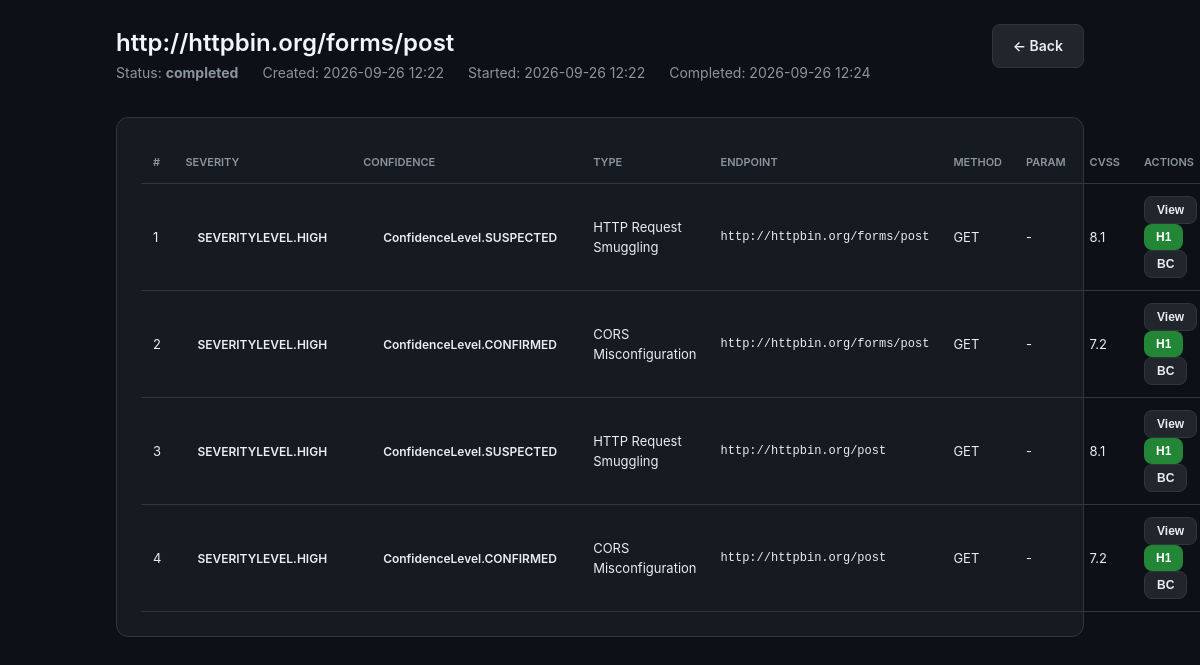
/scan/2, run on the app's committed database.
### app/models.py (models this page shows)
class ScanSession(Base):
    __tablename__ = "scan_sessions"
    id = Column(Integer, primary_key=True, autoincrement=True)
    target_url = Column(String(500), nullable=False)
    name = Column(String(200))
    status = Column(Enum(ScanStatus), default=ScanStatus.PENDING)
    config = Column(SQLiteJSON, default={})
    created_at = Column(DateTime, default=datetime.utcnow)
    started_at = Column(DateTime, nullable=True)
    completed_at = Column(DateTime, nullable=True)
    error_message = Column(Text, nullable=True)
    findings = relationship("Finding", back_populates="scan_session", cascade="all, delete-orphan")
    crawl_data = relationship("CrawlData", back_populates="scan_session", cascade="all, delete-orphan")
    __table_args__ = (
        Index("ix_scan_sessions_target_url", "target_url"),
        Index("ix_scan_sessions_status", "status"),
    )

class Finding(Base):
    __tablename__ = "findings"
    id = Column(Integer, primary_key=True, autoincrement=True)
    scan_session_id = Column(Integer, ForeignKey("scan_sessions.id", ondelete="CASCADE"), nullable=False)
    vuln_class = Column(String(100), nullable=False)
    endpoint = Column(String(500), nullable=False)
    method = Column(String(10), nullable=False)
    param = Column(String(100), nullable=True)
    confidence = Column(Enum(ConfidenceLevel), default=ConfidenceLevel.SUSPECTED)
    severity = Column(Enum(SeverityLevel), default=SeverityLevel.INFO)
    cvss_score = Column(Integer, nullable=True)
    cvss_vector = Column(String(100), nullable=True)
    evidence = Column(SQLiteJSON, default={})
    summary = Column(Text, nullable=True)
    description = Column(Text, nullable=True)
    steps_to_reproduce = Column(Text, nullable=True)
    impact = Column(Text, nullable=True)
    remediation = Column(Text, nullable=True)
    bugcrowd_vrt_category = Column(String(200), nullable=True)
    dedup_hash = Column(String(64), nullable=False, unique=True)
    created_at = Column(DateTime, default=datetime.utcnow)
    updated_at = Column(DateTime, default=datetime.utcnow, onupdate=datetime.utcnow)
    scan_session = relationship("ScanSession", back_populates="findings")
    __table_args__ = (
        Index("ix_findings_scan_session", "scan_session_id"),
        Index("ix_findings_vuln_class", "vuln_class"),
        Index("ix_findings_confidence", "confidence"),
        Index("ix_findings_severity", "severity"),
        Index("ix_findings_dedup_hash", "dedup_hash"),
    )

### app/server.py (the view)
@app.get("/scan/{scan_id}", response_class=HTMLResponse)
async def scan_detail(request: Request, scan_id: int):
    db = get_db_session()
    scan = db.query(ScanSession).filter(ScanSession.id == scan_id).first()
    if not scan:
        raise HTTPException(404, "Scan not found")
    findings = db.query(FindingModel).filter(FindingModel.scan_session_id == scan_id).all()
    db.close()
    return templates.TemplateResponse("scan_detail.html", {"request": request, "scan": scan, "findings": findings})

### app/templates/scan_detail.html (shortened to what this page needs)
<!DOCTYPE html>
<html lang="en">
<head>
</head>
<body>
    <div class="container">
        <header>
            <div>
                <h1>{{ scan.target_url }}</h1>
                <div class="scan-meta">
                    <span>Status: <strong>{{ scan.status.value }}</strong></span>
                    <span>Created: {{ scan.created_at.strftime('%Y-%m-%d %H:%M') }}</span>
                    {% if scan.started_at %}<span>Started: {{ scan.started_at.strftime('%Y-%m-%d %H:%M') }}</span>{% endif %}
                    {% if scan.completed_at %}<span>Completed: {{ scan.completed_at.strftime('%Y-%m-%d %H:%M') }}</span>{% endif %}
                </div>
            </div>
            <a href="/" class="btn btn-secondary">← Back</a>
        </header>
        <div class="card">
            <table>
                <thead>
                    <tr>
                        <th>#</th>
                        <th>Severity</th>
                        <th>Confidence</th>
                        <th>Type</th>
                        <th>Endpoint</th>
                        <th>Method</th>
                        <th>Param</th>
                        <th>CVSS</th>
                        <th>Actions</th>
                    </tr>
                </thead>
                <tbody>
                    {% for finding in findings %}
                    <tr>
                        <td>{{ finding.id }}</td>
                        <td><span class="severity sev-{{ finding.severity }}">{{ finding.severity }}</span></td>
                        <td><span class="confidence conf-{{ finding.confidence }}">{{ finding.confidence }}</span></td>
                        <td>{{ finding.vuln_class }}</td>
                        <td class="endpoint" title="{{ finding.endpoint }}">{{ finding.endpoint }}</td>
                        <td>{{ finding.method }}</td>
                        <td>{{ finding.param or '-' }}</td>
                        <td>{{ '%.1f'|format(finding.cvss_score / 10) if finding.cvss_score else 'N/A' }}</td>
                        <td>
                            <button class="btn btn-secondary" onclick="viewFinding({{ finding.id }})" style="padding: 6px 12px; font-size: 12px;">View</button>
                            <button class="btn btn-primary" onclick="generateReport({{ finding.id }}, 'hackerone')" style="padding: 6px 12px; font-size: 12px;">H1</button>
                            <button class="btn btn-secondary" onclick="generateReport({{ finding.id }}, 'bugcrowd')" style="padding: 6px 12px; font-size: 12px;">BC</button>
                        </td>
                    </tr>
                    {% else %}
                    <tr><td colspan="9" style="text-align: center; color: #8b949e; padding: 40px;">No findings yet</td></tr>
                    {% endfor %}
                </tbody>
            </table>
        </div>
    </div>
</body>
</html>

### app/templates/scan_detail.html (style rules this page uses)
* { box-sizing: border-box; margin: 0; padding: 0; }
body { font-family: -apple-system, BlinkMacSystemFont, 'Segoe UI', Roboto, sans-serif; background: #0d1117; color: #e6edf3; line-height: 1.6; min-height: 100vh; }
.container { max-width: 1000px; margin: 0 auto; padding: 24px 16px; }
header { display: flex; justify-content: space-between; align-items: flex-start; gap: 16px; margin-bottom: 32px; flex-wrap: wrap; }
h1 { font-size: 1.5rem; font-weight: 600; color: #f0f6fc; }
.scan-meta { display: flex; gap: 24px; color: #8b949e; font-size: 14px; }
.btn { display: inline-flex; align-items: center; gap: 8px; padding: 10px 20px; border-radius: 8px; font-size: 14px; font-weight: 600; cursor: pointer; border: none; transition: all 0.2s; text-decoration: none; }
.btn-primary { background: #238636; color: white; }
.btn-secondary { background: #21262d; color: #e6edf3; border: 1px solid #30363d; }
.card { background: #161b22; border: 1px solid #30363d; border-radius: 12px; padding: 24px; margin-bottom: 24px; }
.severity { display: inline-block; padding: 4px 12px; border-radius: 16px; font-size: 12px; font-weight: 600; text-transform: uppercase; }
.confidence { display: inline-block; padding: 4px 12px; border-radius: 16px; font-size: 12px; font-weight: 600; margin-left: 8px; }
table { width: 100%; border-collapse: collapse; font-size: 13px; }
th, td { padding: 12px; text-align: left; border-bottom: 1px solid #30363d; }
th { color: #8b949e; font-weight: 600; font-size: 11px; text-transform: uppercase; }
.endpoint { font-family: monospace; font-size: 12px; max-width: 350px; overflow: hidden; text-overflow: ellipsis; white-space: nowrap; }

### data on the page
ScanSession: target_url "http://httpbin.org/forms/post", status.value "completed", created_at "2026-09-26 12:22", started_at "2026-09-26 12:22", completed_at "2026-09-26 12:24"
Finding: id "1", severity "SEVERITYLEVEL.HIGH", confidence "ConfidenceLevel.SUSPECTED", vuln_class "HTTP Request Smuggling", endpoint "http://httpbin.org/forms/post", method "GET", param "-", cvss_score "8.1"
Finding: id "2", severity "SEVERITYLEVEL.HIGH", confidence "ConfidenceLevel.CONFIRMED", vuln_class "CORS Misconfiguration", endpoint "http://httpbin.org/forms/post", method "GET", param "-", cvss_score "7.2"
Finding: id "3", severity "SEVERITYLEVEL.HIGH", confidence "ConfidenceLevel.SUSPECTED", vuln_class "HTTP Request Smuggling", endpoint "http://httpbin.org/post", method "GET", param "-", cvss_score "8.1"
Finding: id "4", severity "SEVERITYLEVEL.HIGH", confidence "ConfidenceLevel.CONFIRMED", vuln_class "CORS Misconfiguration", endpoint "http://httpbin.org/post", method "GET", param "-", cvss_score "7.2"
